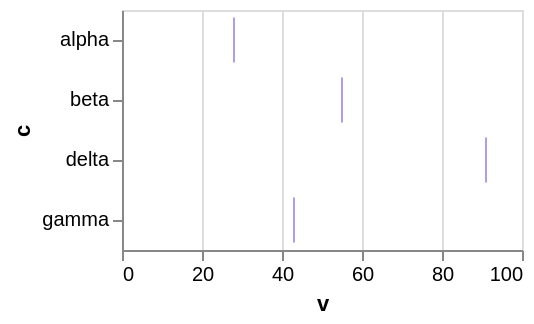

Here is the Vega-Lite specification saved for this chart:
### Vega-Lite specification from a JSON file in a GitHub repository (floating-point values rounded to 4 significant figures)
{"$schema": "https://vega.github.io/schema/vega-lite/v6.json", "width": 200, "height": 120, "data": {"values": [{"c": "alpha", "v": 28, "w": 3, "t": "2024-01-07"}, {"c": "beta", "v": 55, "w": 7, "t": "2024-03-19"}, {"c": "gamma", "v": 43, "w": 5, "t": "2024-06-02"}, {"c": "delta", "v": 91, "w": 9, "t": "2024-09-11"}]}, "mark": "tick", "encoding": {"x": {"field": "v", "type": "quantitative"}, "y": {"field": "c", "type": "nominal"}}, "config": {"tick": {"fill": "mediumpurple"}}}
